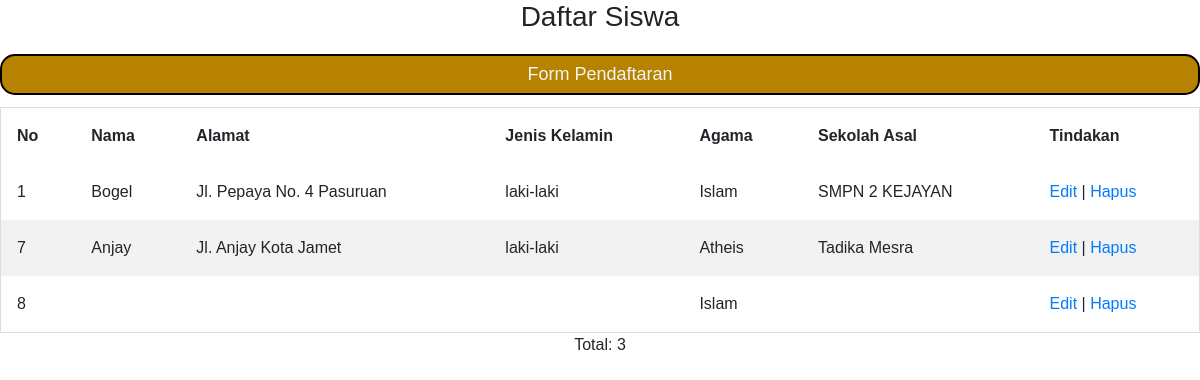
Page /list-siswa.php on the committed database.
### tables this page shows
CREATE TABLE `calon_siswa` (
  `id` int(11) NOT NULL,
  `nama` varchar(64) NOT NULL,
  `alamat` varchar(255) NOT NULL,
  `jenis_kelamin` varchar(16) NOT NULL,
  `agama` varchar(16) NOT NULL,
  `sekolah_asal` varchar(64) NOT NULL
);

### list-siswa.php (the view, shortened to what this page needs)
<?php include("config.php"); ?>
<!DOCTYPE html>
<html>
<link rel="stylesheet" href="https://stackpath.bootstrapcdn.com/bootstrap/4.4.1/css/bootstrap.min.css">
<link rel="stylesheet" href="list-siswa.css">
<head>
</head>
<body>
    <header>
        <h3>Daftar Siswa</h3>
    </header>
        <a class="btn btn-primary" href="form-daftar.php" role="button">Form Pendaftaran</a>
    <br>
    <table>
    <thead>
        <tr>
            <th>No</th>
            <th>Nama</th>
            <th>Alamat</th>
            <th>Jenis Kelamin</th>
            <th>Agama</th>
            <th>Sekolah Asal</th>
            <th>Tindakan</th>
        </tr>
    </thead>
    <tbody>
        <?php
        $sql = "SELECT * FROM calon_siswa";
        $query = mysqli_query($db, $sql);
        while($siswa = mysqli_fetch_array($query)){
            echo "<tr>";
            echo "<td>".$siswa['id']."</td>";
            echo "<td>".$siswa['nama']."</td>";
            echo "<td>".$siswa['alamat']."</td>";
            echo "<td>".$siswa['jenis_kelamin']."</td>";
            echo "<td>".$siswa['agama']."</td>";
            echo "<td>".$siswa['sekolah_asal']."</td>";
            echo "<td>";
            echo "<a href='form-edit.php?id=".$siswa['id']."'>Edit</a> | ";
            echo "<a href='hapus.php?id=".$siswa['id']."'>Hapus</a>";
            echo "</td>";
            echo "</tr>";
        }
        ?>
    </tbody>
    </table>
    <p>Total: <?php echo mysqli_num_rows($query) ?></p>
    </body>
</html>

### list-siswa.css (style rules this page uses)
body { font-family: Arial, Helvetica, sans-serif; }
* { box-sizing: border-box; }
* { text-align: center; }
table { border-collapse: collapse; border-spacing: 0; width: 100%; border: 1px solid #ddd; }
th, td { text-align: left; padding: 16px; }
tr:nth-child(even) { background-color: #f2f2f2; }
.btn { width: 100%; background: none; border: 2px solid #000000; color: #f5f5f5; padding: 5px; font-size: 18px; cursor: pointer; margin: 12px 0; border-radius: 15px; background: linear-gradient(-135deg,#b68200, #b68200); transition: all 0.3s ease; }

### rows in the picture
calon_siswa: id "1", nama "Bogel", alamat "Jl. Pepaya No. 4 Pasuruan", jenis_kelamin "laki-laki", agama "Islam", sekolah_asal "SMPN 2 KEJAYAN"
calon_siswa: id "7", nama "Anjay", alamat "Jl. Anjay Kota Jamet", jenis_kelamin "laki-laki", agama "Atheis", sekolah_asal "Tadika Mesra"
calon_siswa: id "8", agama "Islam"

### other values in the picture
mysqli_num_rows($query) "3"
